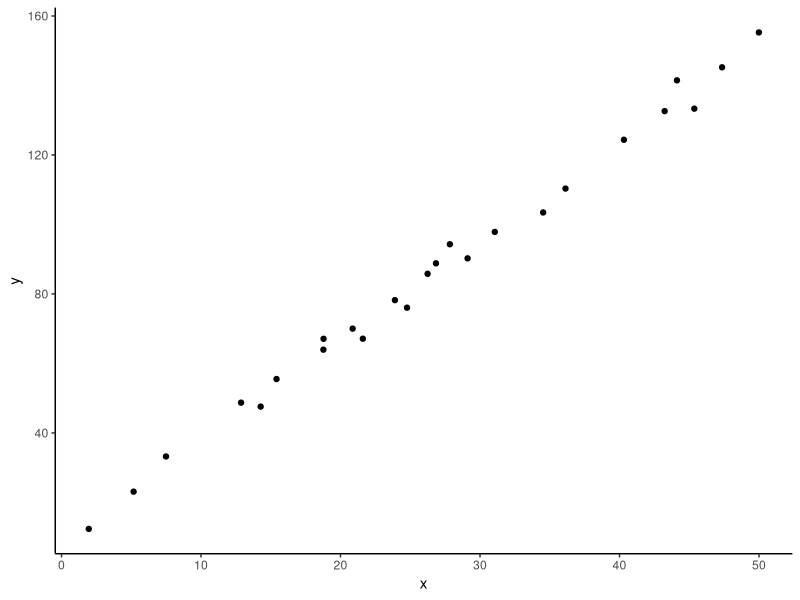

Reproduce this figure in R.
## ---- chunk 1
### Simulating data
# creating a uniformly distributed set of values for an independent variable x
# and values for a variable y that is linearly dependent on x
N=25
x=runif(N,min=0,max=50)
y=3*x+5

# add some "noise" to y and put the variables in a dataframe
y=y+rnorm(N,mean=0,sd=3)
df=data.frame(x=x,y=y)

# plot our observations
library(ggplot2)
ggplot(df,aes(x=x,y=y))+geom_point()+theme_classic()

### Custom likelihood function
nllike<-function(p,x,y){
  B0=p[1]
  B1=p[2]
  sigma=exp(p[3])
  
  expected=B0+B1*x
  
  nll=-sum(dnorm(x=y,mean=expected,sd=sigma,log=TRUE))
  return(nll)
}


### estimate parameters by minimizing the negative log likelihood
initialGuess=c(1,1,1)
fit=optim(par=initialGuess,fn=nllike,x=df$x,y=df$y)

# fit is a variable that contains a list describing the result of minimization
# $par is a vector of most likely parameter values in the order specified by 
#   your custom likelihood function
# $value is the minimum negative log likelihood found by optim
# $counts gives us the number of parameter combinations tried by optim
# $convergence is a code with information about the optim run; 0 means success

print(fit)
